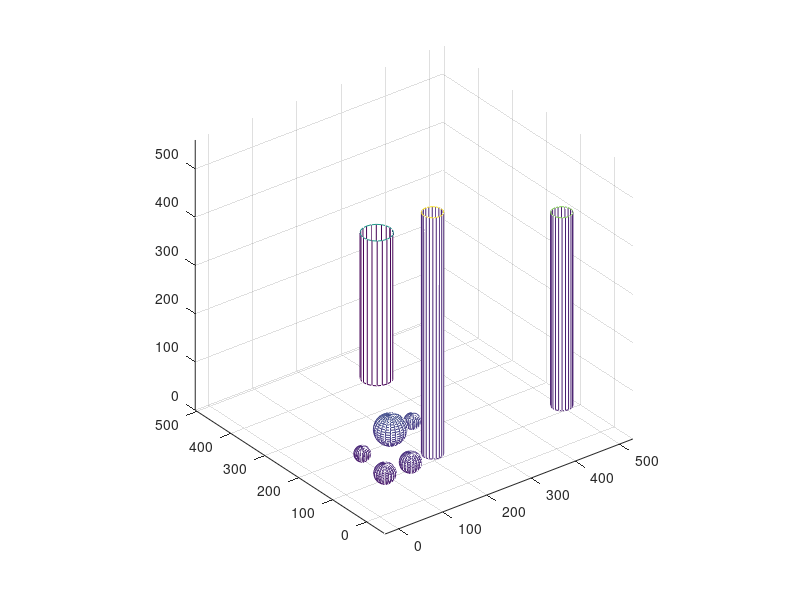

The MATLAB source for this figure: (Note: this script raises an error after producing the figure.)
%%%%%%%%%%%%%%%%%%%%%%
% Created by : Payal Nandi
% Autonomous UnderWater Robotics 
% Instructor: Dr. Kaipa
%%%%%%%%%%%%%%%%%%%%%%

clear all;  clc; close all;
x0=100; y0=100; z0=100;

% Draw the sphere
r=[30;20;20;15;15];
circleCenter = [100,100,100;50,50,50;100,40,60;150,100,100;60,130,50];
[x,y,z]=sphere;
for i = 1:length(circleCenter(:,1))
    mesh(r(i)*x+circleCenter(i,1),r(i)*y+circleCenter(i,2),r(i)*z+circleCenter(i,3));hold on;
end
axis equal
% Draw cyclinder

cylCenter = [300,400,0; 450,50,50; 150,40,60];
% cylr=[10;15;10];
cylH =[10;20;25];
[x1,y1,z1]=cylinder;
for i = 1:length(cylCenter(:,1))
mesh(r(i)*x1+cylCenter(i,1),r(i)*y1+cylCenter(i,2),r(i)*z1*cylH(i)+cylCenter(i,3));hold on;
end
hold on;
axis equal

% Image scale to axis on the bottom
img = imread('LandMass2.jpg');            % Load a sample image
xImage = [-50 -50 ; 550 550];             % The x data for the image corners
yImage = [-50 550; -50 550];              % The y data for the image corners
zImage = [0 0; 0 0];                             % The z data for the image corners
surf(xImage,yImage,zImage,...             % Plot the surface
     'CData',img,...
     'FaceColor','texturemap');
axis equal


source=[10 10 10];   % Starting Node
goal=[50 50 100];  % Goal Node
stepsize = 10;
threshold = 10;
maxFailedAttempts = 10000;
display = true;
searchSize = [200 200 600];    

% Ploting The Starting and End Goal
hold on;
scatter3(source(1),source(2),source(3),"filled","g");
scatter3(goal(1),goal(2),goal(3),"filled","b");
text(source(1),source(2),source(3),'  Start');
text(goal(1),goal(2),goal(3),'  Goal');
xlabel('x(m)'); ylabel('y(m)'); zlabel('z(m)');
title('RRT Algorithm UAV planning path');
axis([-10 600 -10 600  -10 600])

tic;  % tic-toc: Functions for Elapsed Time
RRT = double([source -1]);
failedAttempts = 0;
pathFound = false;

nq = [];
%% Defiing loop
while failedAttempts <= maxFailedAttempts  % loop to grow RRTs
    %% chooses a random configuration
    if rand < 0.5
        sample = rand(1,3) .* searchSize;   % random sample
    else
        sample = goal; % sample taken as goal to bias tree generation to goal
    end
    %% selects the node in the RRT tree that is closest to qrand
    distanceCost(RRT(:,1:3),sample)
    [A, I] = min( distanceCost(RRT(:,1:3),sample) ,[],1) % find the minimum value of each column of A
    AL = [A I] % for debugging
    closestNode = RRT(I(1),1:3)
    %% moving from qnearest an incremental distance in the direction of qrand
   
    movingVec = [sample(1)-closestNode(1),sample(2)-closestNode(2),sample(3)-closestNode(3)];
    movingVec = movingVec/sqrt(sum(movingVec.^2)); % normalize the movingvec to get a unit vector which defines only the direction   
    newPoint = closestNode + stepsize * movingVec; % so the closestNode a stepsize in the given direction
    
    if ~checkPath3(closestNode, newPoint, circleCenter,r) % if extension of closest node in tree to the new point is feasible
        failedAttempts = failedAttempts + 1;
        continue;
    end
    
    if distanceCost(newPoint,goal) < threshold, pathFound = true; break; end % goal reached
    [A, I2] = min( distanceCost(RRT(:,1:3),newPoint) ,[],1); % check if new node is not already pre-existing in the tree
    if distanceCost(newPoint,RRT(I2(1),1:3)) < threshold, failedAttempts = failedAttempts + 1; continue; end 
    
   
    RRT = [RRT; newPoint I(1)]; % add node
 
    
    failedAttempts = 0;
    if display, plot3([closestNode(1);newPoint(1)],[closestNode(2);newPoint(2)],[closestNode(3);newPoint(3)],'LineWidth',1);end
    pause(0.05);

    nq = [nq;newPoint]
end


if display && pathFound, plot3([closestNode(1);goal(1)],[closestNode(2);goal(2)],[closestNode(3);goal(3)]); end
if display, disp('click/press any key'); waitforbuttonpress; end
if ~pathFound, error('no path found. maximum attempts reached'); end


%% retrieve path from parent information
path = goal;

prev = I(1);
while prev > 0
    path = [RRT(prev,1:3); path];
    prev = RRT(prev,4);
end

pathLength = 0;
for i=1:length(path(:,1))-1, pathLength = pathLength + distanceCost(path(i,1:3),path(i+1,1:3)); end % calculate path length
fprintf('processing time=%d \nPath Length=%d \n\n', toc, pathLength); 

%% Display figure with the shortest path

figure(2)

for i = 1:length(circleCenter(:,1))
    mesh(r(i)*x+circleCenter(i,1),r(i)*y+circleCenter(i,2),r(i)*z+circleCenter(i,3));hold on;
end

% Draw cyclinder

cylCenter = [300,400,0;450,50,50;150,40,60];
cylr=[10;15;10];
cylH =[10;20;25];
[x1,y1,z1]=cylinder;
for i = 1:length(cylCenter(:,1))
mesh(r(i)*x1+cylCenter(i,1),r(i)*y1+cylCenter(i,2),r(i)*z1*cylH(i)+cylCenter(i,3));hold on;
end
hold on;
axis equal

hold on;
scatter3(source(1),source(2),source(3),"filled","g");
scatter3(goal(1),goal(2),goal(3),"filled","b");
plot3(path(:,1),path(:,2),path(:,3),'LineWidth',2,'color','r');
text(source(1),source(2),source(3),'  Start');
text(goal(1),goal(2),goal(3),'  Goal');
xlabel('x(m)'); ylabel('y(m)'); zlabel('z(m)');
title('RRT Algorithm UAV planning path');
axis([-10 600 -10 600  -10 600])

% Image scale to axis on the bottom
img = imread('LandMass2.jpg');            % Load a sample image
xImage = [-50 -50 ; 550 550];             % The x data for the image corners
yImage = [-50 550; -50 550];              % The y data for the image corners
zImage = [0 0; 0 0];                             % The z data for the image corners
surf(xImage,yImage,zImage,...             % Plot the surface
     'CData',img,...
     'FaceColor','texturemap');
axis equal

%% checkPath3.m	
function feasible=checkPath3(n,newPos,circleCenter,r)
feasible=true;
movingVec = [newPos(1)-n(1),newPos(2)-n(2),newPos(3)-n(3)];
movingVec = movingVec/sqrt(sum(movingVec.^2)); %Unitization or Normalizing
for R=0:0.5:sqrt(sum((n-newPos).^2))
    posCheck=n + R .* movingVec;
    if ~(feasiblePoint3(ceil(posCheck),circleCenter,r) && feasiblePoint3(floor(posCheck),circleCenter,r))
        feasible=false;break;
    end
end
if ~feasiblePoint3(newPos,circleCenter,r), feasible=false; end
end
%% distanceCost.m
function h= distanceCost(a,b)         
	h = sqrt(sum((a-b).^2, 2));
end

%% feasiblePoint3.m
function feasible=feasiblePoint3(point,circleCenter,r)
feasible=true;

% check if collission-free spot and inside maps
for row = 1:length(circleCenter(:,1))
    if sqrt(sum((circleCenter(row,:)-point).^2)) <= r(row)
        feasible = false;break;
    end
end
end

